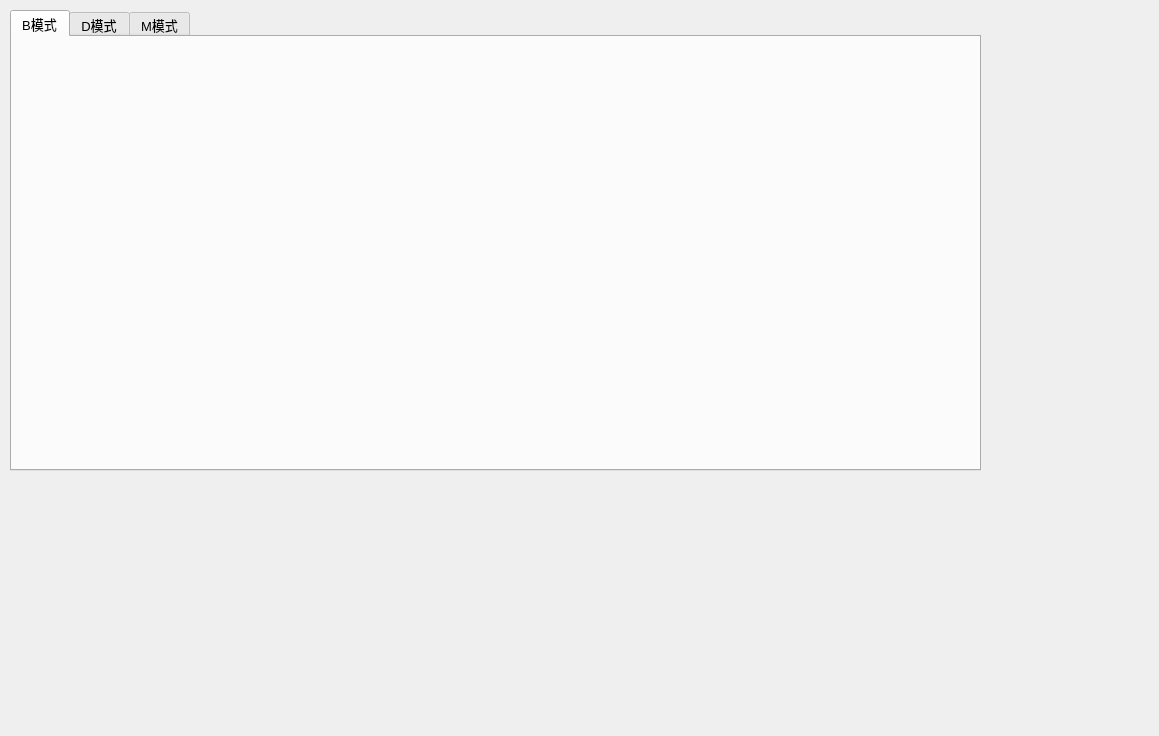
<?xml version="1.0" encoding="UTF-8"?>
<ui version="4.0">
 <class>Form</class>
 <widget class="QWidget" name="Form">
  <property name="geometry">
   <rect>
    <x>0</x>
    <y>0</y>
    <width>1159</width>
    <height>736</height>
   </rect>
  </property>
  <property name="windowTitle">
   <string>Form</string>
  </property>
  <widget class="QTabWidget" name="tabWidget_2">
   <property name="geometry">
    <rect>
     <x>10</x>
     <y>10</y>
     <width>971</width>
     <height>461</height>
    </rect>
   </property>
   <property name="font">
    <font>
     <pointsize>10</pointsize>
    </font>
   </property>
   <property name="currentIndex">
    <number>0</number>
   </property>
   <widget class="QWidget" name="tab_ob_b">
    <attribute name="title">
     <string>B模式</string>
    </attribute>
   </widget>
   <widget class="QWidget" name="tab_ob_d">
    <attribute name="title">
     <string>D模式</string>
    </attribute>
   </widget>
   <widget class="QWidget" name="tab_ob_m">
    <attribute name="title">
     <string>M模式</string>
    </attribute>
   </widget>
  </widget>
 </widget>
 <resources/>
 <connections/>
</ui>
